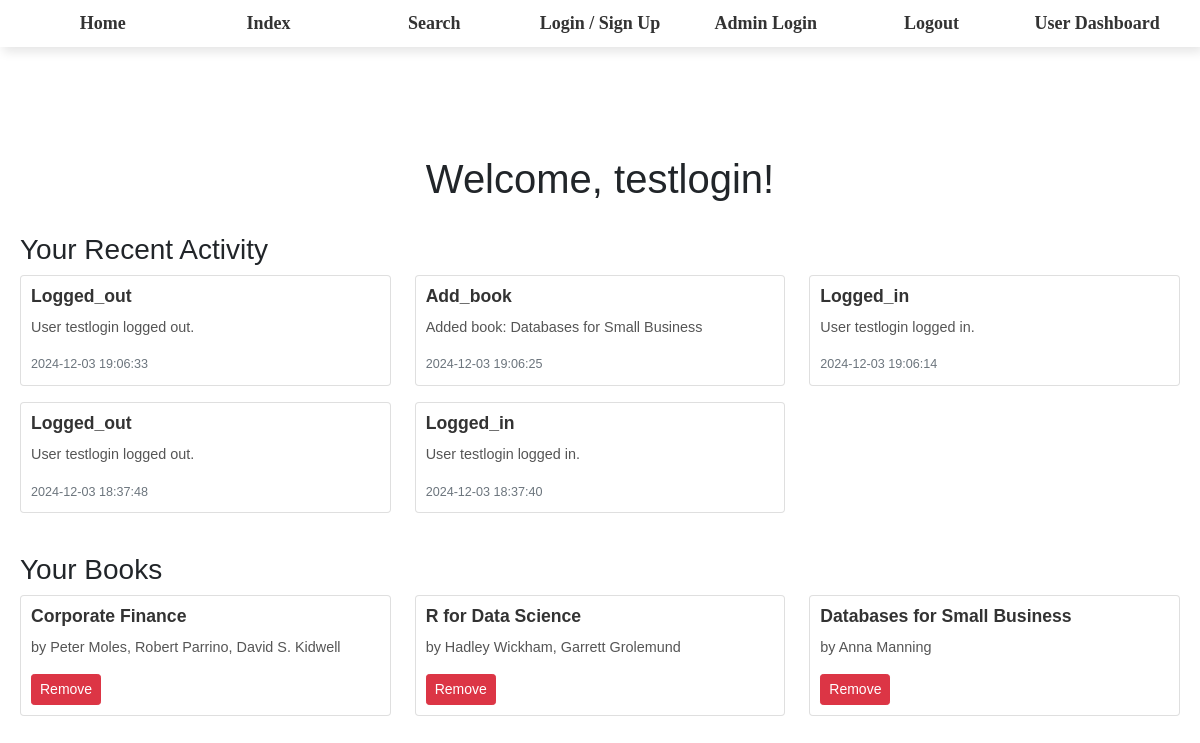
The app's page /dashboard (signed in) with its own data.
### models/models.py (models this page shows, shortened)
class User(UserMixin, db.Model):
    id = db.Column(db.Integer, primary_key=True)
    username = db.Column(db.String(80), unique=True, nullable=False)
    password = db.Column(db.String(200), nullable=False)
    is_admin = db.Column(db.Boolean, default=False)  # Admin flag
    books = db.relationship('Book', back_populates='user')

class RecentActivity(db.Model):
    __tablename__ = 'recent_activity'
    id = db.Column(db.Integer, primary_key=True)
    activity_type = db.Column(db.String(100), nullable=False)  # e.g., 'searched_book', 'added_book', 'removed_book'
    timestamp = db.Column(db.DateTime, default=datetime.utcnow)
    description = db.Column(db.String(255), nullable=True)  # Optional: additional description of activity
    user_id = db.Column(db.Integer, db.ForeignKey('user.id'), nullable=True)
    user = relationship('User', backref='recent_activities', lazy=True)

class Book(db.Model):
    id = db.Column(db.Integer, primary_key=True)
    title = db.Column(db.String(255))
    author = db.Column(db.String(255))
    description = db.Column(db.String(500))
    user_id = db.Column(db.Integer, db.ForeignKey('user.id'), nullable=False)
    thumbnail = db.Column(db.String(255), nullable=True)
    rating = db.Column(db.Float, nullable=True)
    order_index = db.Column(db.Integer)  # New column to store the order index
    user = db.relationship('User', back_populates='books')

### app.py (the view, shortened to what this page needs)
@app.route('/dashboard', methods=['GET', 'POST'])
@login_required
def dashboard():
    if current_user.is_admin:
        flash('Access denied. Admins cannot access user dashboards.', 'danger')
        return redirect(url_for('admin_dashboard'))  # Redirect admins to the admin dashboard
    books = Book.query.filter_by(user_id=current_user.id).all()
    activities = RecentActivity.query.filter_by(user_id=current_user.id).order_by(RecentActivity.timestamp.desc()).limit(5).all()
    return render_template('dashboard.html', user=current_user, books=books, activities=activities)

### app.py (called while the page is built)
@login_manager.user_loader
def load_user(user_id):
    return User.query.get(int(user_id))

### templates/dashboard.html (shortened to what this page needs)
<!DOCTYPE html>
<html lang="en">
<head>
    <link rel="stylesheet" href="https://cdn.jsdelivr.net/npm/bootstrap@5.1.0/dist/css/bootstrap.min.css">
</head>
<body>
    {% include 'template.html' %}
    {% block content %}
      <div class="container mt-5">
        <h1>Welcome, {{ user.username }}!</h1>
        <div class="recent-activity mt-4">
          <h3>Your Recent Activity</h3>
          <div class="row">
            {% for activity in activities %}
              <div class="col-md-4 mb-3">
                <div class="card">
                  <div class="card-body">
                    <h5 class="card-title">{{ activity.activity_type.capitalize() }}</h5>
                    <p class="card-text">{{ activity.description }}</p>
                    <p class="card-text"><small class="text-muted">{{ activity.timestamp.strftime('%Y-%m-%d %H:%M:%S') }}</small></p>
                  </div>
                </div>
              </div>
            {% endfor %}
          </div>
        </div>
        <div class="my-books mt-4">
          <h3>Your Books</h3>
          <div class="row">
            {% for book in books %}
              <div class="col-md-4 mb-3">
                <div class="card">
                  <div class="card-body">
                    <h5 class="card-title">{{ book.title }}</h5>
                    <p class="card-text">by {{ book.author }}</p>
                    <form method="POST" action="{{ url_for('remove_book_from_shelf', book_id=book.id) }}" style="display:inline;">
                      <button type="submit" class="btn btn-danger btn-sm">Remove</button>
                    </form>
                  </div>
                </div>
              </div>
            {% endfor %}
          </div>
        </div>
      </div>
    {% endblock %}
</body>
</html>

### static/css/styles.css (style rules this page uses)
body { font-family: Arial, sans-serif; margin: 0; padding: 0; background-image: url('/static/images/sample.jpg'); background-size: cover; background-position: center; background-repeat: no-repeat; backdrop-filter: blur(20px); }
.container { max-width: 1200px; margin: 0 auto; padding: 20px; }
h1 { text-align: center; margin-bottom: 30px; font-family: Arial, sans-serif; }
.card-body { flex-grow: 1; padding: 10px; display: flex; flex-direction: column; }
.card-title { font-size: 1.1rem; font-weight: bold; margin-bottom: 10px; color: #333; }
.card-text { font-size: 0.9rem; color: #555; margin-bottom: 15px; overflow: hidden; text-overflow: ellipsis; white-space: nowrap; }

### records on screen
User: username "testlogin"
RecentActivity: activity_type "Logged_out", description "User testlogin logged out.", timestamp "2024-12-03 19:06:33"
RecentActivity: activity_type "Add_book", description "Added book: Databases for Small Business", timestamp "2024-12-03 19:06:25"
RecentActivity: activity_type "Logged_in", description "User testlogin logged in.", timestamp "2024-12-03 19:06:14"
RecentActivity: activity_type "Logged_out", description "User testlogin logged out.", timestamp "2024-12-03 18:37:48"
RecentActivity: activity_type "Logged_in", description "User testlogin logged in.", timestamp "2024-12-03 18:37:40"
Book: title "Corporate Finance", author "Peter Moles, Robert Parrino, David S. Kidwell"
Book: title "R for Data Science", author "Hadley Wickham, Garrett Grolemund"
Book: title "Databases for Small Business", author "Anna Manning"
